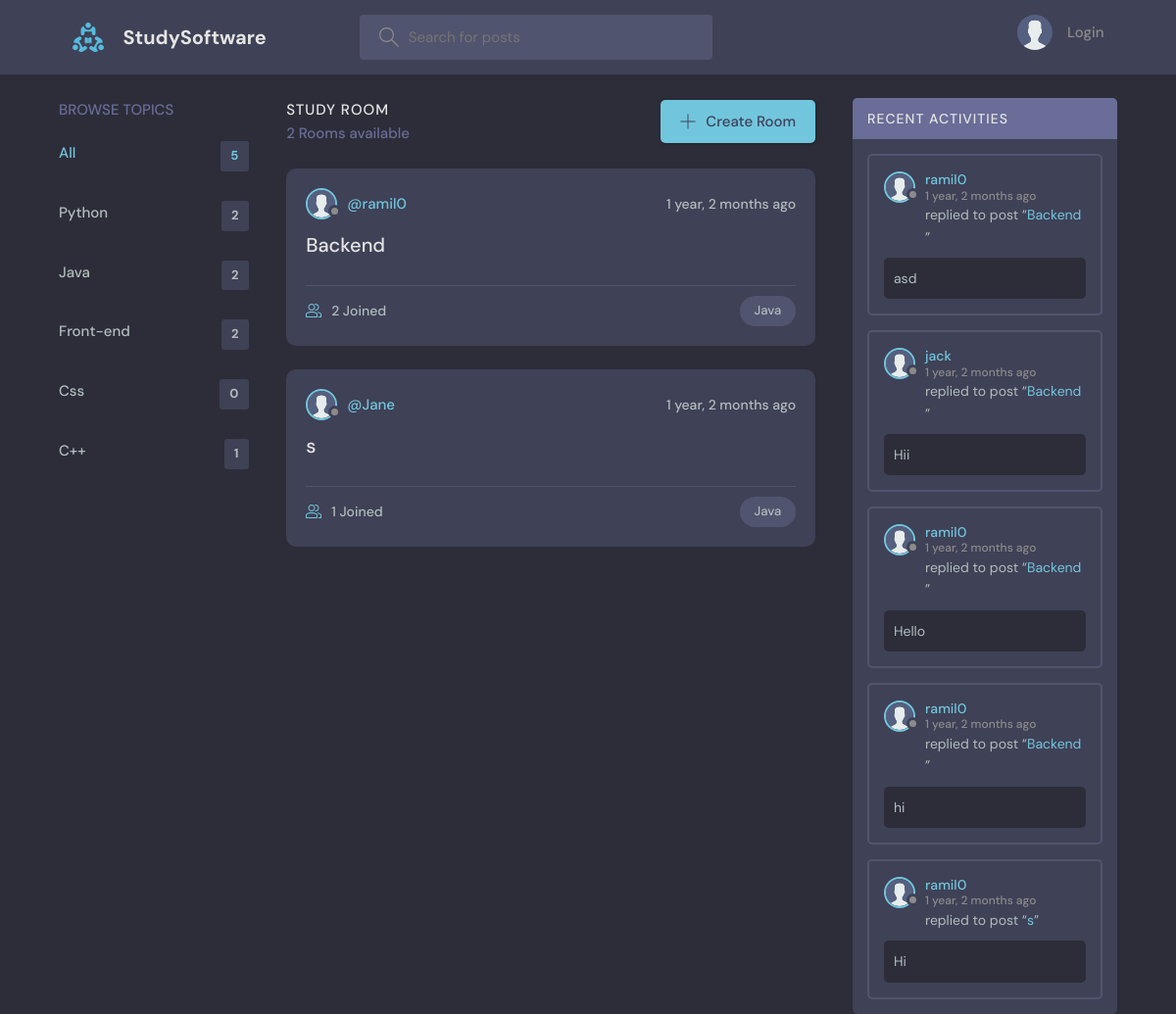
Page /?q=Java on the earlier database version.
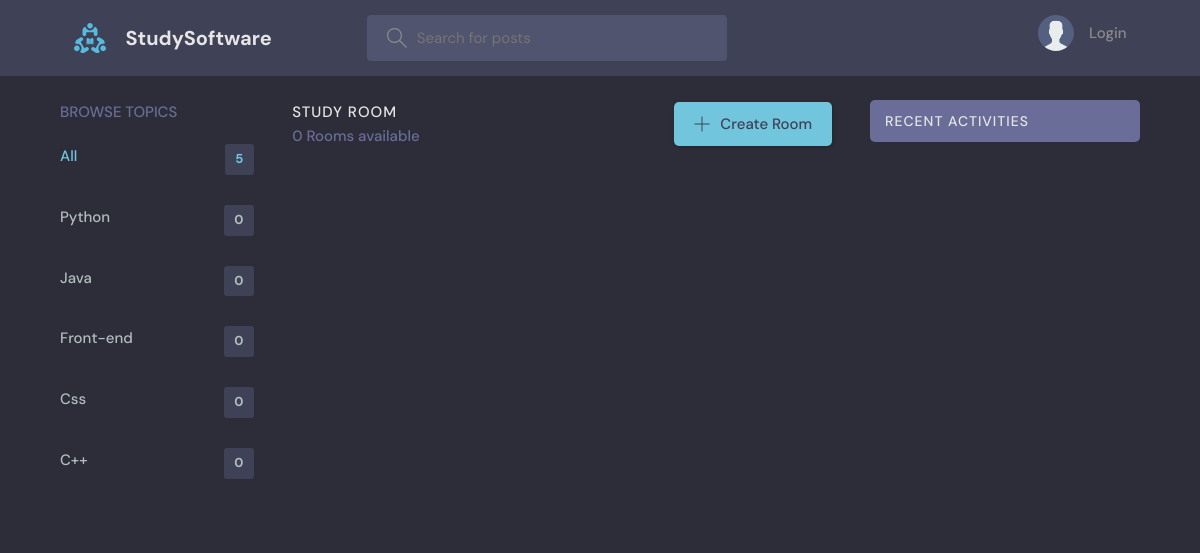
Same page on the later database version.
### base/models.py (models this page shows, shortened)
class Topic(models.Model):
    name = models.CharField(max_length=200)
    def __str__(self):
      return self.name

class Room(models.Model):
    host =  models.ForeignKey(User, on_delete=models.SET_NULL, null=True)
    topic = models.ForeignKey(Topic, on_delete=models.SET_NULL, null=True)
    name = models.CharField(max_length=200)
    description = models.TextField(null=True, blank=True)
    participants = models.ManyToManyField(User, related_name='participants', blank=True)
    updated = models.DateTimeField(auto_now=True)
    created = models.DateTimeField(auto_now_add=True)
    class Meta:
       ordering = ['-updated', '-created']
    def __str__(self):
        return self.name

class Message(models.Model):
    user = models.ForeignKey(User, on_delete=models.CASCADE )
    room = models.ForeignKey(Room, on_delete=models.CASCADE)
    body = models.TextField()
    updated = models.DateTimeField(auto_now=True)
    created = models.DateTimeField(auto_now_add=True)
    class Meta:
       ordering = ['-updated', '-created']

### base/views.py (the view)
# urls.py: path('', views.home, name="home"),
def home(request):
    q = request.GET.get('q') if request.GET.get('q') != None else ''
    rooms = Room.objects.filter(
        Q(topic__name__icontains=q) |
        Q(name__icontains=q) |
        Q(description__icontains=q)
    )
    topics = Topic.objects.all()[0:5]
    room_count = rooms.count()
    room_messages = Message.objects.filter(Q(room__topic__name__icontains=q))
    context = {'rooms': rooms,'topics':topics, 'room_count':room_count, 'room_messages':room_messages}
    return render(request, 'base/home.html', context)

### base/templates/base/home.html (shortened to what this page needs)
 {% extends 'main.html' %}
 {% block content %}
    <main class="layout layout--3">
      <div class="container">
        {% include 'base/topics_component.html' %}
        <div class="roomList">
          <div class="roomList__header">
            <div>
              <h2>Study Room</h2>
              <p>{{room_count}} Rooms available</p>
            </div>
            <a class="btn btn--main" href="{% url 'create-room' %}">
              <svg version="1.1" xmlns="http://www.w3.org/2000/svg" width="32" height="32" viewBox="0 0 32 32">
                <title>add</title>
                <path
                  d="M16.943 0.943h-1.885v14.115h-14.115v1.885h14.115v14.115h1.885v-14.115h14.115v-1.885h-14.115v-14.115z"
                ></path>
              </svg>
              Create Room
            </a>
          </div>
          {% include 'base/feed_component.html' %}
        </div>
        {% include 'base/activity_component.html' %}
      </div>
    </main>
{% endblock content %}

### base/templates/base/topics_component.html
<div class="topics">
    <div class="topics__header">
      <h2>Browse Topics</h2>
    </div>
    <ul class="topics__list">
      <li>
        <a href="{% url 'home'%}" class="active">All <span>{{topics.count}}</span></a>
      </li>
      {% for topic in topics %}
      <li>
        <a href="{% url 'home' %}?q={{topic.name}}" >{{topic.name}} <span>{{topic.room_set.all.count}}</span></a>
      </li>
      {% endfor %}
    </ul>
    <a class="btn btn--link" href="topics.html">
      <svg version="1.1" xmlns="http://www.w3.org/2000/svg" width="32" height="32" viewBox="0 0 32 32">
      </svg>
    </a>
  </div>

### base/templates/base/feed_component.html (shortened to what this page needs)
{% load static %}
{% for room in rooms %}
<div class="roomListRoom">
    <div class="roomListRoom__header">
      <a href="{% url 'user-profile' room.host.id %}" class="roomListRoom__author">
        <div class="avatar avatar--small">
          <img src="{% static 'images/avatar.svg' %}" />
        </div>
        <span>@{{room.host.username}}</span>
      </a>
      <div class="roomListRoom__actions">
        <span>{{room.created|timesince}} ago</span>
      </div>
    </div>
    <div class="roomListRoom__content">
      <a href="{% url 'room' room.id %}">{{room.name}}</a>
    </div>
    <div class="roomListRoom__meta">
      <a href="{% url 'room' room.id %}" class="roomListRoom__joined">
        {{room.participants.all.count}} Joined
      </a>
      <p class="roomListRoom__topic">{{room.topic}}</p>
    </div>
  </div>
  {% endfor %}

### base/templates/base/activity_component.html (shortened to what this page needs)
{% load static %}
<div class="activities">
    <div class="activities__header">
      <h2>Recent Activities</h2>
    </div>
    {% for message in room_messages %}
    <div class="activities__box">
      <div class="activities__boxHeader roomListRoom__header">
        <a href="{% url 'user-profile' message.user.id %}" class="roomListRoom__author">
          <div class="avatar avatar--small">
            <img src="{% static 'images/avatar.svg' %}" />
          </div>
          <p>
            {{message.user}}
            <span> {{message.created|timesince}} ago</span>
          </p>
        </a>
      </div>
      <div class="activities__boxContent">
        <p>replied to post “<a href="{% url 'room' message.room.id%}">{{message.room}}</a>”</p>
        <div class="activities__boxRoomContent">
         {{message.body}}
        </div>
      </div>
    </div>
    {% endfor %}
  </div>

Differences in the rows shown:
removed Room: host.username "ramil0", created "1 year, 2 months", name "Backend", participants.all.count "2", topic "Java"
removed Room: host.username "Jane", created "1 year, 2 months", name "s", participants.all.count "1", topic "Java"
removed Message: user "ramil0", created "1 year, 2 months", room "Backend", body "asd"
removed Message: user "jack", created "1 year, 2 months", room "Backend", body "Hii"
removed Message: user "ramil0", created "1 year, 2 months", room "Backend", body "Hello"
removed Message: user "ramil0", created "1 year, 2 months", room "Backend", body "hi"
removed Message: user "ramil0", created "1 year, 2 months", room "s", body "Hi"
computed for Topic "Python": room_set.all.count "2" → "0"
computed for Topic "Java": room_set.all.count "2" → "0"
computed for Topic "Front-end": room_set.all.count "2" → "0"
computed for Topic (number 5 of 5 on the later page): room_set.all.count "1" → "0"
Other differences:
{{ room_count }}: "2" → "0"
